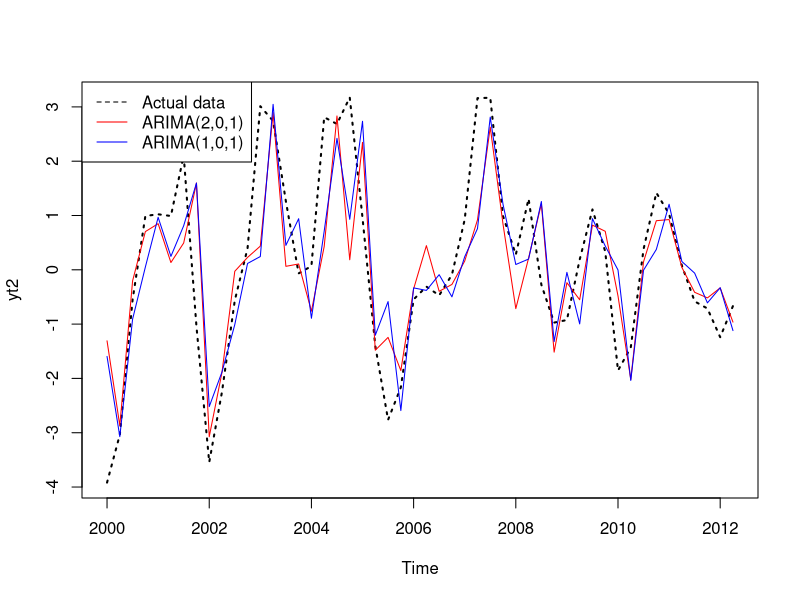

Write the R code that produced this figure.
## ---- chunk 1
set.seed(124)

yt <- ts(arima.sim(n = 250, model = list(ar = c(0.5, -0.35), ma = 0.6)))
yt <- ts(yt, start = c(1950, 1), frequency = 4)
library(forecast)
mymodel <- auto.arima(yt)
arimaorder(mymodel) # I use automatic selection method in R
## ---- chunk 2
length(yt)

## ---- chunk 3
h <- 1
yt1 <- window(yt, end = 1999.75)
yt2 <- window(yt, start = 2000)
n <- length(yt2) - h + 1
## ---- chunk 4
fcast <- matrix(0, nrow = n, ncol = h)
for (i in 1:n) {
freq = 4
x <- window(yt, end = 1999.75 + (i - 1)/freq)
refit <- Arima(x, order = c(2, 0, 1))
fcast[i, ] <- forecast(refit, h = h)$mean
}
fcast = ts(fcast, start = 2000, freq = 4)
## ---- chunk 5
fcast1 <- matrix(0, nrow = n, ncol = h)
for (i in 1:n) {
freq = 4
a <- window(yt, end = 1999.75 + (i - 1)/freq)
refit <- Arima(a, order = c(1, 0, 1))
fcast1[i, ] <- forecast(refit, h = h)$mean
}
fcast1 = ts(fcast1, start = 2000, freq = 4)
## ---- chunk 6
plot(yt2, lwd=2, lty=3)
lines(fcast, col="red")
lines(fcast1, col="blue")
legend("topleft", c("Actual data", "ARIMA(2,0,1)", "ARIMA(1,0,1)"), lty=c(2,1,1), col=c("black", "red", "blue"))
## ---- chunk 7
arima201 = lm(yt2 ~ fcast)

library(car)
myh0 <- c("(Intercept)=0", "fcast=1")
linearHypothesis(arima201, myh0)
## ---- chunk 8
arima101 = lm(yt2 ~ fcast1)

myh0 <- c("(Intercept)=0", "fcast1=1")
linearHypothesis(arima101, myh0)

## ---- chunk 9
yt <- ts(yt, start = c(1950, 1), frequency = 4)
yt1 <- window(yt, end = c(2009, 4))
yt2 <- window(yt, start = c(2010, 1))

## ---- chunk 10
arima201 <- Arima(yt1, order = c(2, 0, 1))
fcast201 <- forecast(arima201, h = 10)
a <- fcast201$mean # the forecasted values are stored in heading 'mean'
## ---- chunk 11
arima101 <- Arima(yt1, order = c(1, 0, 1))
fcast101 <- forecast(arima101, h = 10)
b <- fcast101$mean

## ---- chunk 12
h = 10
mpse_a <- (sum(a - yt2)^2)/h
mpse_b <- (sum(b - yt2)^2)/h
mpse_a
mpse_b
